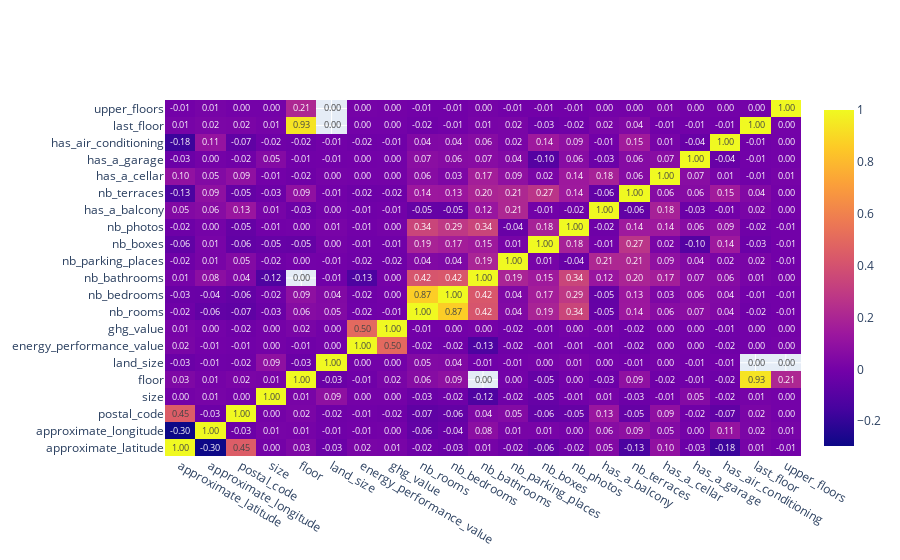

Notebook code for this chart:
### Code cell
prep.corr_matrix(df)

### Figure 1 — Plotly figure (JSON) as saved in the notebook; plotly's stock layout.template omitted (floating-point values rounded to 4 significant figures; data arrays with more than 128 entries replaced by an {"elided": "..."} marker saying what was removed)
{"data": [{"text": {"elided": "21x21 float values"}, "texttemplate": "%{text:.2f}", "type": "heatmap", "x": ["approximate_latitude", "approximate_longitude", "postal_code", "size", "floor", "land_size", "energy_performance_value", "ghg_value", "nb_rooms", "nb_bedrooms", "nb_bathrooms", "nb_parking_places", "nb_boxes", "nb_photos", "has_a_balcony", "nb_terraces", "has_a_cellar", "has_a_garage", "has_air_conditioning", "last_floor", "upper_floors"], "y": ["approximate_latitude", "approximate_longitude", "postal_code", "size", "floor", "land_size", "energy_performance_value", "ghg_value", "nb_rooms", "nb_bedrooms", "nb_bathrooms", "nb_parking_places", "nb_boxes", "nb_photos", "has_a_balcony", "nb_terraces", "has_a_cellar", "has_a_garage", "has_air_conditioning", "last_floor", "upper_floors"], "z": {"elided": "21x21 float values"}}], "layout": {}}
